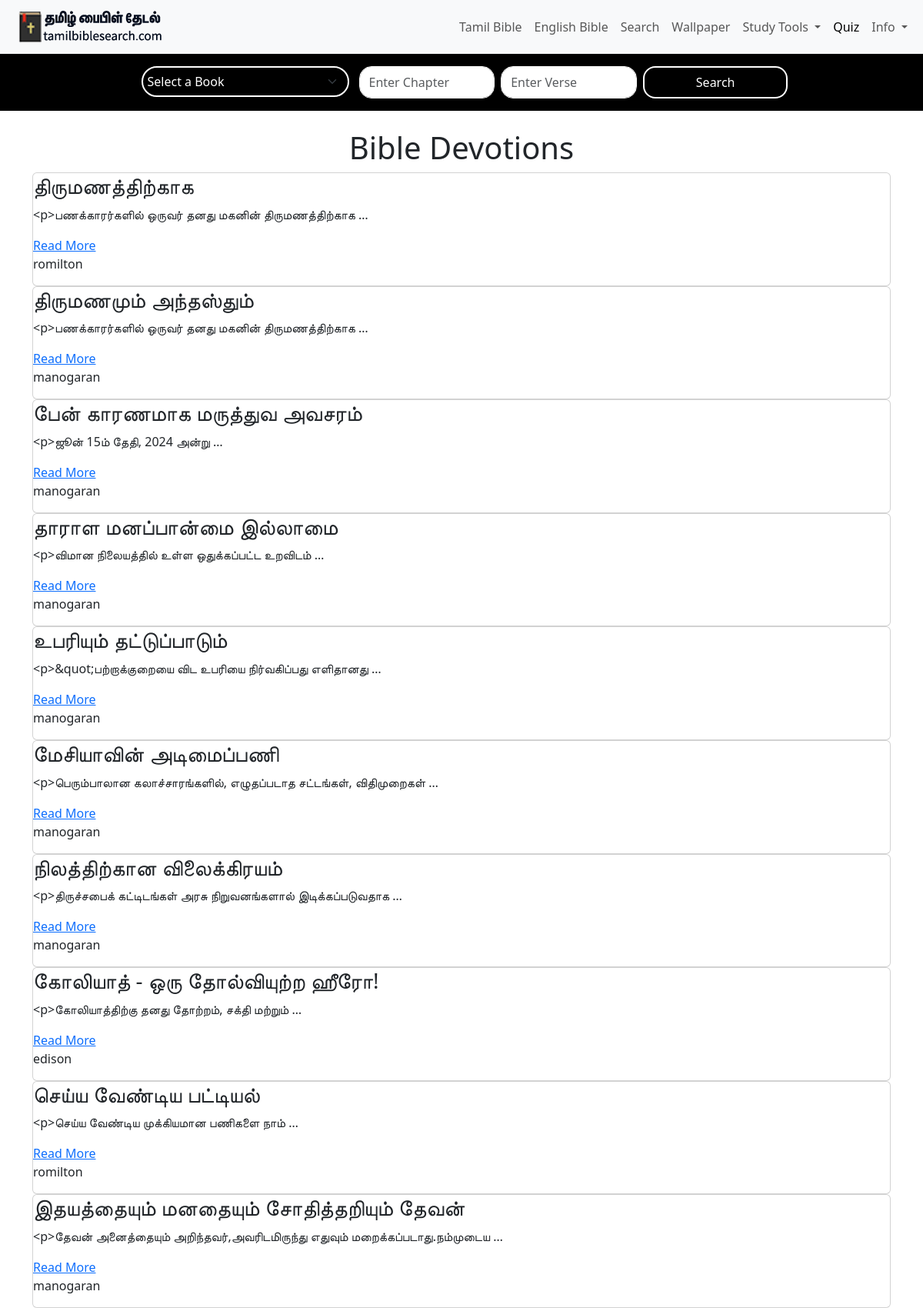
Page /all_devotions on the earlier database version.
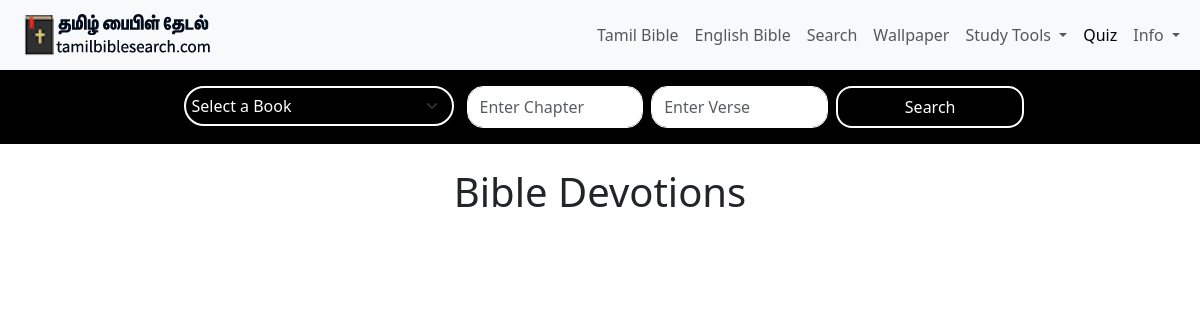
Same page on the later database version.
### myapp/models.py (models this page shows, shortened)
class Authormessage(models.Model):
    title = models.CharField(max_length=100)
    url = models.CharField(max_length=100)
    author = models.ForeignKey('Author', on_delete=models.CASCADE, related_name='bible_references')
    select_tag = models.ManyToManyField('TaxonomyBibleStudy', related_name='selected_tags')
    tamil_bible_message = RichTextField(null=True, blank=True)
    view_count = models.IntegerField(default=0)  # Field to track view count

class Author(models.Model):
    add_author = models.CharField(max_length=100)

### myapp/views.py (the view)
# urls.py: path('all_devotions',views.all_devotions,name='all_devotions'),
def all_devotions(request):
    books= BibleDb.objects.values('tamilname').distinct()
    all_devotions=Authormessage.objects.all().order_by('-id')
    return render(request,'bible_devotions_all.html',{'all_devotions' : all_devotions,'books': books })

### myapp/templates/bible_devotions_all.html (shortened to what this page needs)
{% extends 'base.html' %}
{% load static %}
{% block content %}
<!DOCTYPE html>
<html lang="en">
<head>
</head>
<body>
    <h1 style="text-align:center">Bible Devotions</h1>
    <div class="container">
        <div class="grid">
            {% for devotion in all_devotions %}
            <div class="card">
                <h3>{{ devotion.title }}</h3>
                <p> {{ devotion.tamil_bible_message|truncatewords:5 }} </p>
                <a href="{% url 'sermon_detail' devotion.url %}">Read More</a>
                <p class="author">{{ devotion.author.add_author }}</p>
            </div>
            {% endfor %}
        </div>
    </div>
</body>
{% endblock %}

### myapp/templates/base.html (shortened to what this page needs)
{% load static %}
<!DOCTYPE html>
<html lang="en">
<head>
  <link href="https://cdn.jsdelivr.net/npm/bootstrap@5.3.0-alpha3/dist/css/bootstrap.min.css" rel="stylesheet">
  <link rel="stylesheet" href="https://cdnjs.cloudflare.com/ajax/libs/font-awesome/6.0.0/css/all.min.css">
</head>
<body>
  <nav class="navbar navbar-expand-lg navbar-light bg-light">
    <div class="container-fluid">
      <a class="navbar-brand" href="{% url 'index' %}">
        <img src="{% static 'images/logo.png' %}" alt="Logo">
      </a>
      <div class="collapse navbar-collapse" id="navbarNav">
        <ul class="navbar-nav ms-auto mb-2 mb-lg-0">
          <li class="nav-item"><a class="nav-link" href="{% url 'book_list' %}">Tamil Bible</a></li>
          <li class="nav-item"><a class="nav-link" href="{% url 'book_list_english' %}">English Bible</a></li>
          <li class="nav-item"><a class="nav-link" href="#!">Search</a></li>
          <li class="nav-item"><a class="nav-link" href="#!">Wallpaper</a></li>
          <li class="nav-item dropdown">
            <a class="nav-link dropdown-toggle" href="#" id="studyToolsDropdown" role="button" data-bs-toggle="dropdown" aria-expanded="false">
              Study Tools
            </a>
          </li>
          <li class="nav-item"><a class="nav-link active" href="#!" style="color:black">Quiz</a></li>
          <li class="nav-item dropdown">
            <a class="nav-link dropdown-toggle" href="#" id="infoDropdown" role="button" data-bs-toggle="dropdown" aria-expanded="false">
              Info
            </a>
          </li>
        </ul>
      </div>
    </div>
  </nav>
  <header class="py-5 text-center" style="
  background-color: black;padding-top: 1rem !important;
  padding-bottom: 1rem !important;
 ">
    <div class="container">
      <form method="GET" action="{% url 'base' %}" class="row g-3 justify-content-center">
        <div class="col-12 col-md-3">
          <select id="book" name="book" class="form-select" required style="    height: 40px;
    min-width: 270px;
    background-color:black;color:white;
    padding: 6px;border-radius: 22px;
    font-size: 16px;
    border: 2px solid white;">
            <option value="" disabled selected>Select a Book</option>
          </select>
        </div>
        <div class="col-12 col-md-4 d-flex gap-2">
          <input
            type="text"
            name="chapter"
            id="chapter"
            class="form-control"
            placeholder="Enter Chapter"
            value="{{ request.GET.chapter }}"
            style="flex: 1;background-color: white;
            border-radius: 16px;"
          >
          <input
            type="text"
            name="versecount"
            id="verse"
            class="form-control"
            placeholder="Enter Verse"
            value="{{ request.GET.versecount }}"
            style="flex: 1;background-color: white;
    border-radius: 16px;"
          >
        </div>
        <div class="col-12 col-md-2" style="background-color: black;
        border: 2px solid white;
        color: white;
        border-radius: 16px;">
          <button type="submit" class="btn btn-nprimary w-100" style="border-radius: 15px;color: white;">Search</button>
        </div>
      </form>
    </div>
  </header>
  <section class="pt-4">
  </section>
  {% block content %}
{% endblock %}
</body>
</html>

### myapp/templates/base.html (style rules this page uses)
header { background-color: #343a40; color: white; padding: 1rem 0; }
.navbar-brand img { max-height: 50px; }
.form-select, .form-control { border-radius: 4px; background-color: black; border-color: white; color: white; box-shadow: none; }
@media (min-width: 769px) { select, input, button { flex: 1; min-width: 150px; } }

Differences in the rows shown:
removed Authormessage: title "திருமணத்திற்காக", tamil_bible_message "<p>பணக்காரர்களில் ஒருவர் தனது மகனின் திருமணத்திற்காக …", author.add_author "romilton"
removed Authormessage: title "திருமணமும் அந்தஸ்தும்", tamil_bible_message "<p>பணக்காரர்களில் ஒருவர் தனது மகனின் திருமணத்திற்காக …", author.add_author "manogaran"
removed Authormessage: title "பேன் காரணமாக மருத்துவ அவசரம்", tamil_bible_message "<p>ஜூன் 15ம் தேதி, 2024 அன்று …", author.add_author "manogaran"
removed Authormessage: title "தாராள மனப்பான்மை இல்லாமை", tamil_bible_message "<p>விமான நிலையத்தில் உள்ள ஒதுக்கப்பட்ட உறவிடம் …", author.add_author "manogaran"
removed Authormessage: title "உபரியும் தட்டுப்பாடும்", tamil_bible_message "<p>&quot;பற்றாக்குறையை விட உபரியை நிர்வகிப்பது எளிதானது …", author.add_author "manogaran"
removed Authormessage: title "மேசியாவின் அடிமைப்பணி", tamil_bible_message "<p>பெரும்பாலான கலாச்சாரங்களில், எழுதப்படாத சட்டங்கள், விதிமுறைகள் …", author.add_author "manogaran"
removed Authormessage: title "நிலத்திற்கான விலைக்கிரயம்", tamil_bible_message "<p>திருச்சபைக் கட்டிடங்கள் அரசு நிறுவனங்களால் இடிக்கப்படுவதாக …", author.add_author "manogaran"
removed Authormessage: title "கோலியாத் - ஒரு தோல்வியுற்ற ஹீரோ!", tamil_bible_message "<p>கோலியாத்திற்கு தனது தோற்றம், சக்தி மற்றும் …", author.add_author "edison"
removed Authormessage: title "செய்ய வேண்டிய பட்டியல்", tamil_bible_message "<p>செய்ய வேண்டிய முக்கியமான பணிகளை நாம் …", author.add_author "romilton"
removed Authormessage: title "இதயத்தையும் மனதையும் சோதித்தறியும் தேவன்", tamil_bible_message "<p>தேவன் அனைத்தையும் அறிந்தவர்,அவரிடமிருந்து எதுவும் மறைக்கப்படாது.நம்முடைய …", author.add_author "manogaran"
